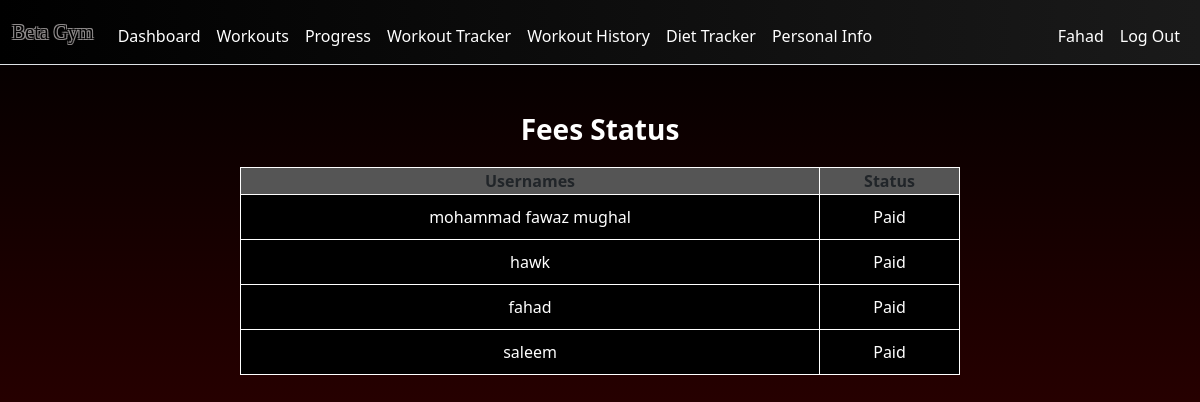
Screenshot of /feestatus (signed in) with the database file from the repository.
### tables this page shows
CREATE TABLE fees_paid(user_id INTEGER PRIMARY KEY,username TEXT NOT NULL);

### app.py (the view)
@app.route('/feestatus', methods=["GET", "POST"])
def fee():
    db = get_db()
    name = db.execute("SELECT username FROM fees_paid").fetchall()
    return render_template("Feestatus.html", name=name)

### app.py (called while the page is built)
def get_db():
    if "db" not in g:
        g.db = sqlite3.connect(DATABASE)
        g.db.row_factory = sqlite3.Row
    return g.db

@app.after_request
def after_request(response):
    response.headers["Cache-Control"] = "no-cache, no-store, must-revalidate"
    response.headers["Expires"] = 0
    response.headers["Pragma"] = "no-cache"
    return response

### templates/Feestatus.html (shortened to what this page needs)
{% extends "layout.html" %}
{% block main %}
    <h3><b>Fees Status</b></h3>
    <table>
        <thead>
            <tr>
                <th>Usernames</th>
                <th>Status</th>
            </tr>
        </thead>
        <tbody>
            {% for user in name %}
                <tr>
                    <td>{{user.username}}</td>
                    <td>Paid</td>
                </tr>
            {%endfor%}
        </tbody>
    </table>
{% endblock %}

### templates/layout.html (shortened to what this page needs)
<!DOCTYPE html>
<html lang="en">
<head>
    <link href="https://cdn.jsdelivr.net/npm/bootstrap@5.3.3/dist/css/bootstrap.min.css" rel="stylesheet">
    <link href="/static/style.css" rel="stylesheet">
    <link rel="stylesheet" href="https://cdnjs.cloudflare.com/ajax/libs/font-awesome/6.5.0/css/all.min.css">
</head>
<body>
    <nav class="navbar navbar-expand-md  border-bottom">
        <div class="container-fluid">
            <a class="navbar-brand" href="/">Beta Gym</a>
            <div class="collapse navbar-collapse" id="navbar">
                {% if session["user_id"] %}
                    <ul class="navbar-nav me-auto mt-2">
                        <li class="nav-item"><a class="nav-link" href="/dashboard">Dashboard</a></li>
                        <li class="nav-item"><a class="nav-link" href="/workouts">Workouts</a></li>
                        <li class="nav-item"><a class="nav-link" href="/progress">Progress</a></li>
                        <li class="nav-item"><a class="nav-link" href="/workout_tracker">Workout Tracker</a></li>
                        <li class="nav-item"><a class="nav-link" href="/workout_history">Workout History</a></li>
                        <li class="nav-item"><a class="nav-link" href="/diet_Tracker">Diet Tracker</a></li>
                        <li class="nav-item"><a class="nav-link" href="/info">Personal Info</a></li>
                    </ul>
                    <ul class="navbar-nav ms-auto mt-2">
                        {% if session["user_name"]%}
                            <li class ="nav-item"><a class="nav-link" href="/profile"> {{session["user_name"]}}</a>
                        {%endif%}
                        <li class="nav-item"><a class="nav-link" href="/logout">Log Out</a></li>
                    </ul>
                {% else %}
                    <ul class="navbar-nav ms-auto mt-2">
                        <li class="nav-item"><a class="nav-link" href="/forgot_password">Forgot Password</a></li>
                        <li class="nav-item"><a class="nav-link" href="/register">Register</a></li>
                        <li class="nav-item"><a class="nav-link" href="/login">Log In</a></li>
                    </ul>
                {% endif %}
            </div>
        </div>
    </nav>
    <main >
        {% block main %}{% endblock %}
    </main>
</body>
</html>

### static/style.css (style rules this page uses)
body { background: linear-gradient(135deg, #2c2c2c,#b30000); min-height:100vh; margin:0; font-family: "Segoe UI",Tahoma,Geneva, Verdana, sans-serif; }
.navbar { background:linear-gradient(to right, #000000,#1a1a1a); color:white; }
.navbar .nav-link { color:white; }
.navbar-brand { margin-top:7fpx; color:black; font-family:Fantasy; text-shadow: -1px -1px 0 #8f8b8b, 1px -1px 0 #8f8b8b, -1px 1px 0 #8f8b8b, 1px 1px 0 #8f8b8b; }
#calories_table, th,td { border:1px solid white; }
#calories_table th,td { padding:10px; text-align:center; }
#calories_table, th { background-color:#555; }

### templates/Feestatus.html (style rules this page uses)
body { background: linear-gradient(to bottom, #000000, #260000, #5C0100); text-align:center; }
h3 { margin-top:3rem; color:White; }
table { width:60%; margin:auto; margin-top:20px; border-collapse:collapse; }
td { color:white; background-color:black; }

### rows the page displays
fees_paid: user_name "Fahad", username "fahad"
fees_paid: username "mohammad fawaz mughal"
fees_paid: username "hawk"
fees_paid: username "saleem"
